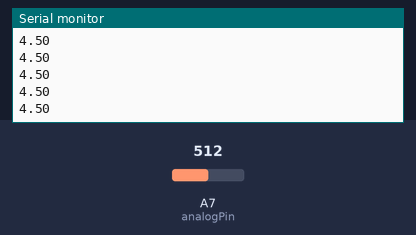
A sketch run on a simulated Arduino Nano, built with avr-gcc and run on an emulated ATmega328P. On the bench: the last lines printed to the serial monitor. The test bench sets the inputs (shaded band); at power-on: A7 (analogPin) = 512.

Above: at 1.2 s.
1.3 s: A7 (analogPin) set to 716
At 1.8 s:
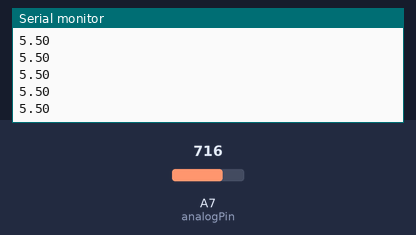
2.8 s: A7 (analogPin) set to 900
At 3.6 s:
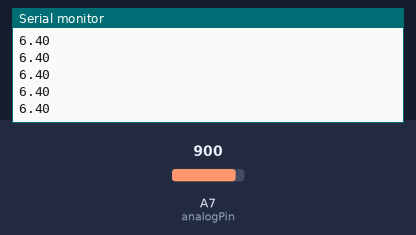
Timing chart, 0 to 5.8 s (numbered marks = the images above; inputs shaded):
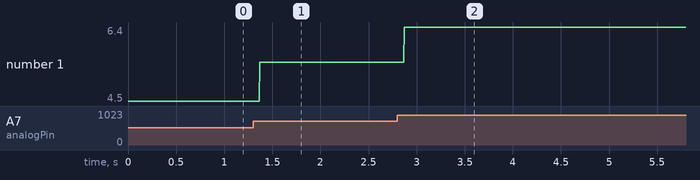

Measured:
- after the input at 1.3 s, the serial monitor: prints a new line after 0.07 s (image 1)
- after the input at 2.8 s, the serial monitor: prints a new line after 0.07 s (image 2)
- plotted number 1: 4.5 → 5.5 after the input at 1.3 s, 5.5 → 6.4 after the input at 2.8 s

The sketch:

Test_EMG_Signal.ino
```cpp
int analogPin = A7;
float val = 0.0;

void setup() {
  // put your setup code here, to run once:
  Serial.begin(9600);
}

void loop() {
  // put your main code here, to run repeatedly:
  val = analogRead(analogPin);
  //Serial.println(val);
  delay(1);
  float voltage = val * (5.0 / 1023.0);
  //Serial.println(voltage);
  float newvoltage = 2 + voltage;
  Serial.println(newvoltage);
  delay(1);
}
```
